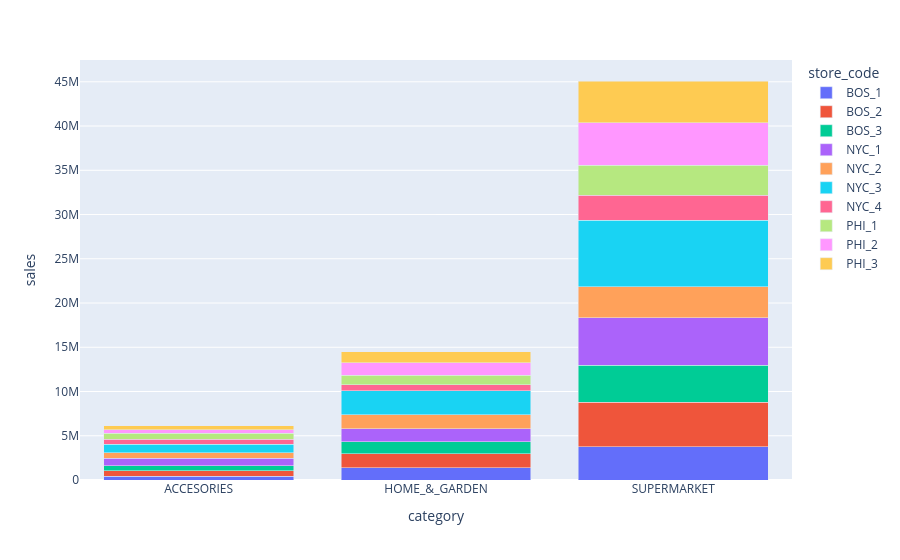

Notebook cell for this chart:
### Code cell
fig = px.bar(df.groupby(['category', 'store_code'])['sales'].sum().reset_index(), x='category', y='sales', color='store_code', barmode='stack')
fig.show()

### Figure 1 — Plotly figure (JSON) as saved in the notebook; plotly's stock layout.template omitted (floating-point values rounded to 4 significant figures)
{"data": [{"hovertemplate": "store_code=BOS_1<br>category=%{x}<br>sales=%{y}<extra></extra>", "legendgroup": "BOS_1", "marker": {"color": "#636efa", "pattern": {"shape": ""}}, "name": "BOS_1", "orientation": "v", "showlegend": true, "textposition": "auto", "type": "bar", "x": ["ACCESORIES", "HOME_&_GARDEN", "SUPERMARKET"], "xaxis": "x", "y": [429084, 1387999, 3778209], "yaxis": "y"}, {"hovertemplate": "store_code=BOS_2<br>category=%{x}<br>sales=%{y}<extra></extra>", "legendgroup": "BOS_2", "marker": {"color": "#EF553B", "pattern": {"shape": ""}}, "name": "BOS_2", "orientation": "v", "showlegend": true, "textposition": "auto", "type": "bar", "x": ["ACCESORIES", "HOME_&_GARDEN", "SUPERMARKET"], "xaxis": "x", "y": [635997, 1563263, 5015124], "yaxis": "y"}, {"hovertemplate": "store_code=BOS_3<br>category=%{x}<br>sales=%{y}<extra></extra>", "legendgroup": "BOS_3", "marker": {"color": "#00cc96", "pattern": {"shape": ""}}, "name": "BOS_3", "orientation": "v", "showlegend": true, "textposition": "auto", "type": "bar", "x": ["ACCESORIES", "HOME_&_GARDEN", "SUPERMARKET"], "xaxis": "x", "y": [527258, 1398984, 4163088], "yaxis": "y"}, {"hovertemplate": "store_code=NYC_1<br>category=%{x}<br>sales=%{y}<extra></extra>", "legendgroup": "NYC_1", "marker": {"color": "#ab63fa", "pattern": {"shape": ""}}, "name": "NYC_1", "orientation": "v", "showlegend": true, "textposition": "auto", "type": "bar", "x": ["ACCESORIES", "HOME_&_GARDEN", "SUPERMARKET"], "xaxis": "x", "y": [876678, 1440710, 5380828], "yaxis": "y"}, {"hovertemplate": "store_code=NYC_2<br>category=%{x}<br>sales=%{y}<extra></extra>", "legendgroup": "NYC_2", "marker": {"color": "#FFA15A", "pattern": {"shape": ""}}, "name": "NYC_2", "orientation": "v", "showlegend": true, "textposition": "auto", "type": "bar", "x": ["ACCESORIES", "HOME_&_GARDEN", "SUPERMARKET"], "xaxis": "x", "y": [637803, 1567413, 3480259], "yaxis": "y"}, {"hovertemplate": "store_code=NYC_3<br>category=%{x}<br>sales=%{y}<extra></extra>", "legendgroup": "NYC_3", "marker": {"color": "#19d3f3", "pattern": {"shape": ""}}, "name": "NYC_3", "orientation": "v", "showlegend": true, "textposition": "auto", "type": "bar", "x": ["ACCESORIES", "HOME_&_GARDEN", "SUPERMARKET"], "xaxis": "x", "y": [960947, 2711443, 7515790], "yaxis": "y"}, {"hovertemplate": "store_code=NYC_4<br>category=%{x}<br>sales=%{y}<extra></extra>", "legendgroup": "NYC_4", "marker": {"color": "#FF6692", "pattern": {"shape": ""}}, "name": "NYC_4", "orientation": "v", "showlegend": true, "textposition": "auto", "type": "bar", "x": ["ACCESORIES", "HOME_&_GARDEN", "SUPERMARKET"], "xaxis": "x", "y": [564455, 719796, 2819425], "yaxis": "y"}, {"hovertemplate": "store_code=PHI_1<br>category=%{x}<br>sales=%{y}<extra></extra>", "legendgroup": "PHI_1", "marker": {"color": "#B6E880", "pattern": {"shape": ""}}, "name": "PHI_1", "orientation": "v", "showlegend": true, "textposition": "auto", "type": "bar", "x": ["ACCESORIES", "HOME_&_GARDEN", "SUPERMARKET"], "xaxis": "x", "y": [655696, 1055014, 3438352], "yaxis": "y"}, {"hovertemplate": "store_code=PHI_2<br>category=%{x}<br>sales=%{y}<extra></extra>", "legendgroup": "PHI_2", "marker": {"color": "#FF97FF", "pattern": {"shape": ""}}, "name": "PHI_2", "orientation": "v", "showlegend": true, "textposition": "auto", "type": "bar", "x": ["ACCESORIES", "HOME_&_GARDEN", "SUPERMARKET"], "xaxis": "x", "y": [370214, 1405614, 4768184], "yaxis": "y"}, {"hovertemplate": "store_code=PHI_3<br>category=%{x}<br>sales=%{y}<extra></extra>", "legendgroup": "PHI_3", "marker": {"color": "#FECB52", "pattern": {"shape": ""}}, "name": "PHI_3", "orientation": "v", "showlegend": true, "textposition": "auto", "type": "bar", "x": ["ACCESORIES", "HOME_&_GARDEN", "SUPERMARKET"], "xaxis": "x", "y": [466668, 1230434, 4730680], "yaxis": "y"}], "layout": {"barmode": "stack", "legend": {"title": {"text": "store_code"}, "tracegroupgap": 0}, "margin": {"t": 60}, "xaxis": {"anchor": "y", "domain": [0, 1], "title": {"text": "category"}}, "yaxis": {"anchor": "x", "domain": [0, 1], "title": {"text": "sales"}}}}
